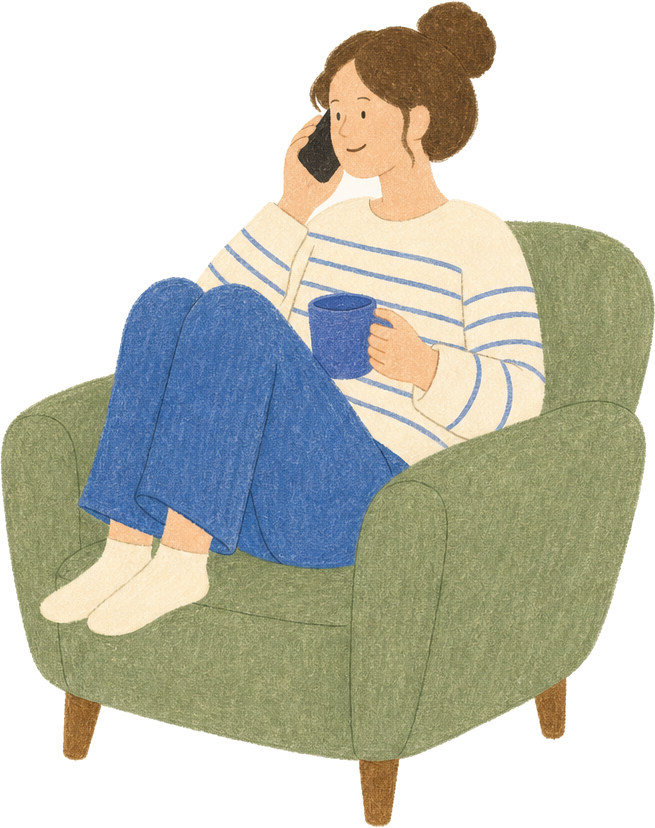
#> input picture marketing/content/2026-11-11-asc-first-three/ill/calm_a.png, 655 x 828 px, given in place of voice-meet.png, which was not available
$ python gen_02e.py ill/calm_a.png
#> lines starting #> are read from the running program, lines starting #| are printed output that depends on the picture
### marketing/content/2026-11-11-asc-first-three/gen_lang.py
# The G design (approved in Korean, 2026-11-14) for every other language.
#   python3 gen_lang.py <lang> [--android] [cap_dir]
# iOS:     raw captures from cap.sh (iPhone 17 Pro Max simulator, 1320 wide) → sets/ios/<lang>/01..10.png
# Android: raw emulator captures → sets/android/<lang>/01..10.png (no island, 1080x1920 Play frame)
# Copy is written per language in COPY below, not translated from the Korean.
import os, sys, shutil, subprocess
from PIL import Image
from copy_lang import COPY, LANGS_ROW, MEET
OUT = os.path.dirname(os.path.abspath(__file__))
SCR = "/private/tmp/claude-502/-Users-eunggyuelee-FutureVoice/28555fe9-7198-4899-99bf-1aa90e91e314/scratchpad/asc"
CHROME = "/Applications/Google Chrome.app/Contents/MacOS/Google Chrome"

lang = sys.argv[1]
android = "--android" in sys.argv
ipad = "--ipad" in sys.argv
args = [a for a in sys.argv[2:] if not a.startswith("--")]
CAP = args[0] if args else f"{SCR}/{'ipad' if ipad else 'cap'}/{lang}"
C = COPY[lang]
W, H = (2064, 2752) if ipad else (1320, 2347) if android else (1320, 2868)   # Play refuses taller than 2:1, so Android is 9:16
LIFT = 50 if android else 0           # Android: the headline sits a little higher
STAGE = 0.757                         # Android: everything under the headline, scaled about (660, 640)
FONTS = {"ja": "'Hiragino Sans','Hiragino Kaku Gothic ProN'", "zh-Hans": "'PingFang SC'",
         "zh-CN": "'PingFang SC'", "zh-Hant": "'PingFang TC'", "zh-TW": "'PingFang TC'",
         "ko": "'Apple SD Gothic Neo'"}
CJK = {'ko', 'ja', 'zh-Hans', 'zh-Hant', 'zh-CN', 'zh-TW'}
HTML_LANG = {"zh-CN": "zh-Hans", "zh-TW": "zh-Hant"}.get(lang, lang)
FONT = f"-apple-system,{FONTS.get(lang, 'system-ui')},'SF Pro Display',sans-serif"


def f(p): return f"file://{p}"


def src(n): return f(f"{CAP}/{n}.png")


def size(n):
#> called with n = 'voice-meet'
    return Image.open(f"{CAP}/{n}.png").size


CSS = f"""*{{margin:0;padding:0;box-sizing:border-box}}html,body{{width:{W}px;height:{H}px;overflow:hidden}}
body{{font-family:{FONT};position:relative;word-break:keep-all;line-break:strict;background:linear-gradient(#F1F1F3,#E4E4E8);color:#111}}
h1{{position:absolute;left:150px;right:150px;text-align:center;font-weight:{800 if lang in CJK else 700};line-height:1.18;letter-spacing:{'-0.04em' if lang in CJK else '-0.015em'};white-space:nowrap}}
h1 i{{font-style:normal;color:#A3A3A8}}
p{{position:absolute;left:150px;right:150px;text-align:center;font-size:54px;line-height:1.42;font-weight:500;letter-spacing:-0.02em;color:#6E6E73}}
.ph{{position:absolute;background:linear-gradient(120deg,#C9CBD0,#F4F4F6 40%,#B9BBC1);box-shadow:0 0 0 4px #A9ABB1 inset,0 50px 120px rgba(0,0,0,.14)}}
.ph .sc{{width:100%;height:100%;overflow:hidden;background:#fff;position:relative}}
.ph img{{width:100%;display:block}}
.crop{{position:absolute;overflow:hidden}} .crop img{{position:absolute;display:block}}
.card{{position:absolute;border-radius:64px;background:#F2F2F7;box-shadow:0 0 0 18px rgba(255,255,255,.6),0 30px 80px rgba(0,0,0,.08)}}
.face{{border-radius:50%;box-shadow:0 30px 80px rgba(0,0,0,.14)}}
.cut{{position:absolute;overflow:hidden;box-shadow:0 26px 70px rgba(0,0,0,.18)}}
.cut img{{position:absolute;display:block}}
.langrow{{position:absolute;left:0;right:0;top:580px;display:flex;justify-content:center;gap:14px}}
.lc{{padding:14px 26px;border-radius:999px;background:rgba(255,255,255,.7);color:#8E8E93;font-size:38px;font-weight:600;white-space:nowrap}}
.lc.on{{background:#0A5CF5;color:#fff}}
.script{{position:absolute;left:130px;width:1060px;top:640px;height:820px;overflow:hidden;font-family:-apple-system,'SF Pro Display',sans-serif;font-size:70px;line-height:1.5;font-weight:700;letter-spacing:.01em;word-spacing:.08em;color:#111;-webkit-mask-image:linear-gradient(#000 50%,rgba(0,0,0,.25) 85%,transparent 100%)}}
"""
# Headlines never wrap and never overflow: each shrinks until its widest line fits.
# One headline size for a whole set: every page measures all of its set's headlines
# (hidden copies) and uses the largest size at which the longest one still fits.
def heads():
    hs = [C[k] for k in ("s01", "s03", "s04", "s05", "s06", "s07", "s08", "s09", "s10") if k in C]
    hs.append(MEET[lang][0])
    if C.get("hand_title"): hs.append(C["hand_title"])
    return hs


def fit_script():
    probes = "".join(f'<h1 class="probe" style="visibility:hidden;top:0">{a}<br><i>{b}</i></h1>' for a, b in heads())
    return (probes + """<script>
const ps=[...document.querySelectorAll('h1.probe')];let s=BASE;
for(const p of ps){p.style.fontSize=s+'px';while(p.scrollWidth>p.clientWidth+1&&s>60){s-=2;p.style.fontSize=s+'px'}}
for(const h of document.querySelectorAll('h1:not(.probe)'))h.style.fontSize=s+'px';
for(const b of document.querySelectorAll('.rc b')){let z=46;while(b.scrollWidth>b.clientWidth+1&&z>28){z-=1;b.style.fontSize=z+'px'}}
</script>""").replace("BASE", "190" if ipad else "134")


def phone(img, x, y, w, extra=""):
    iw, ih = size(img)
#> iw = 655; ih = 828
    p = w * .026
    h = (w - 2 * p) * ih / iw + 2 * p
#> h = 1225.4
    r = w * (.15 if not android else .11)
    return (f'<div class="ph" style="left:{x}px;top:{y}px;width:{w}px;height:{h}px;padding:{p}px;border-radius:{r}px;{extra}">'
            f'<div class="sc" style="border-radius:{r - p}px"><img src="{src(img)}"></div></div>')


def title(t, top=200, size=140):
    a, b = t
    return f'<h1 style="top:{top - LIFT}px;font-size:{size}px">{a}<br><i>{b}</i></h1>'


def sub(t, top):
    return f'<p style="top:{top - LIFT}px">{t}</p>'


# [5 lines left out: function stage, not called in this run]


def full(img, t):
    return title(t) + stage(phone(img, 170, 700, 980))


# [49 lines left out: functions cut_px, card_px, grey_cards, face_crop, not called in this run]


def render(body, out):
    html = (f'<!doctype html><html lang="{HTML_LANG}"><meta charset="utf-8"><style>{CSS}</style>'
            f'<body>{body}{fit_script()}</body></html>')
    p = f"{OUT}/_t_{lang}.html"
    open(p, "w").write(html)
    subprocess.run([CHROME, "--headless=new", "--disable-gpu", "--hide-scrollbars", f"--user-data-dir={OUT}/prof",
                    "--allow-file-access-from-files", "--force-device-scale-factor=1", f"--window-size={W},{H}",
                    "--virtual-time-budget=2000", f"--screenshot={out}", f"file://{p}"], check=True, capture_output=True)
    os.remove(p)


# ── the ten
# [5 lines left out: function s01, not called in this run]


ILL = OUT + "/ill"
MEET_CSS = """<style>
.rc{position:absolute;width:560px;height:250px;border-radius:48px;background:#fff;box-shadow:0 24px 70px rgba(0,0,0,.13)}
.rc img{position:absolute;bottom:22px}
.rc .tx{position:absolute;top:44px;right:30px;width:310px}
.rc small{display:block;font-size:32px;font-weight:700;color:#8E8E93;margin-bottom:8px;white-space:nowrap}
.rc b{display:block;font-size:46px;font-weight:800;line-height:1.22;color:#111;letter-spacing:-0.02em;white-space:nowrap}
</style>"""


# [32 lines left out: functions meet_card, s02, s03, not called in this run]


SCRIPT = ("<div class='script'>Have you ever had the perfect sentence in your head, only to watch it fall apart "
          "the moment you said it? Speaking is a skill, not just knowledge. You can know the words and the grammar, "
          "but if your mouth has never actually built the sentence, it tends to fall apart.</div>")


# [38 lines left out: functions s04, s08, tablet, not called in this run]


IPAD_SHOTS = [("01", lambda: tablet("tabs", C["s01"])), ("02", lambda: tablet("voice-meet", MEET[lang][0]) + MEET_CSS
                     + meet_card(0, 40, 1150, 1.25) + meet_card(1, 1320, 1550, 1.25)
                     + meet_card(2, 40, 1950, 1.25) + meet_card(3, 1320, 2350, 1.25)),
              ("03", lambda: tablet("tutor", C["s03"], C["s03sub"])), ("04", lambda: tablet("speech", C["s04"])),
              ("05", lambda: tablet("fix", C["s05"])), ("06", lambda: tablet("coach", C["s06"])),
              ("07", lambda: tablet("shadow", C["s07"])), ("08", lambda: tablet("watchtab-sky", C["s08"])),
              ("09", lambda: tablet("talkdetail", C["s09"])), ("10", lambda: tablet("activity-week", C["s10"]))]

SHOTS = [("01", s01), ("02", s02), ("03", s03), ("04", s04),
         ("05", lambda: full("fix", C["s05"])), ("06", lambda: full("coach", C["s06"])),
         ("07", lambda: full("shadow", C["s07"])), ("08", s08),
         ("09", lambda: full("talkdetail", C["s09"])), ("10", lambda: full("activity-week", C["s10"]))]

# [22 lines that do not run on import are left out]

### marketing/content/2026-11-11-asc-first-three/gen_02e.py
# Shot 02 (founder 11-14): meet the fluent you, same-size phone, four reasons each with a drawing
# (gpt-image-2, the speech challenge pictures' style; sources in scratchpad/ill).
import sys
R="/private/tmp/claude-502/-Users-eunggyuelee-FutureVoice/28555fe9-7198-4899-99bf-1aa90e91e314/scratchpad/asc/raw3"
I="/private/tmp/claude-502/-Users-eunggyuelee-FutureVoice/28555fe9-7198-4899-99bf-1aa90e91e314/scratchpad/ill"
sys.argv=["x","ko",R]
import gen_lang as g
from PIL import Image
STYLE="""<style>html{background:#E4E4E8}
.rc{position:absolute;width:560px;height:250px;border-radius:48px;background:#fff;box-shadow:0 24px 70px rgba(0,0,0,.13)}
.rc img{position:absolute;bottom:22px}
.rc .tx{position:absolute;top:44px;right:34px;width:300px}
.rc small{display:block;font-size:32px;font-weight:700;color:#8E8E93;margin-bottom:8px}
.rc b{display:block;font-size:46px;font-weight:800;line-height:1.22;color:#111;letter-spacing:-0.02em}
</style>"""
def rc(pic,tag,text,x,y,h=330):
#> called with pic = 'shadow', tag = '쉐도잉', text = '내 목소리라<br>그대로 따라 해요', x = 30, y = 1180, h = 330
    w,hh=Image.open(f"{I}/{pic}_a.png").size; k=min(h/hh,180/w); iw,ih=w*k,hh*k
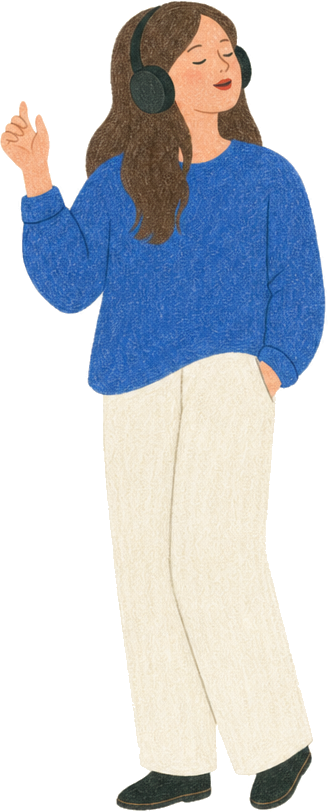
#> input picture marketing/content/2026-11-11-asc-first-three/ill/shadow_a.png, 328 x 812 px, found by its file name
#> after `w, hh = Image.open(f'{I}/{pic}_a.png').size`: w = 328; hh = 812
#> after `k = min(h / hh, 180 / w)`: k = 0.406
#> after `iw, ih = (w * k, hh * k)`: iw = 133.3; ih = 330
    return (f'<div class="rc" style="left:{x}px;top:{y}px"><img src="file://{I}/{pic}_a.png" style="left:{24+(180-iw)/2}px;height:{ih}px">'
            f'<div class="tx"><small>{tag}</small><b>{text}</b></div></div>')
body=(g.title(("유창해진 나를","만나요"))+STYLE+g.phone("voice-meet",170,700,980)
      +rc("shadow","쉐도잉","내 목소리라<br>그대로 따라 해요",30,1180)
      +rc("fix","교정","틀린 말은<br>바로 고쳐 줘요",730,1560)
      +rc("calm","안정감","상대가 나라서<br>창피하지 않아요",30,1990,300)
      +rc("goal","목표","되고 싶은 내가<br>눈앞에 있어요",730,2380))
#> call 2 of rc, with pic = 'fix', tag = '교정', text = '틀린 말은<br>바로 고쳐 줘요', x = 730, y = 1560, h = 330
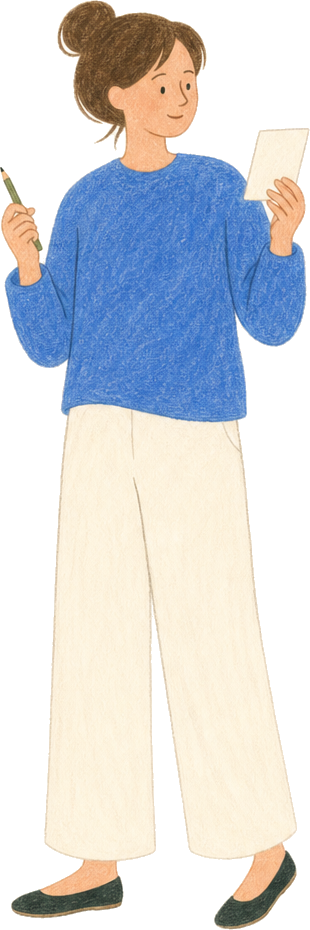
#> input picture marketing/content/2026-11-11-asc-first-three/ill/fix_a.png, 310 x 930 px, found by its file name
#> in rc (call 2), `w, hh = Image.open(f'{I}/{pic}_a.png').size`: w = 310; hh = 930
#> in rc (call 2), `k = min(h / hh, 180 / w)`: k = 0.355
#> in rc (call 2), `iw, ih = (w * k, hh * k)`: iw = 110
#> call 4 of rc, with pic = 'goal', tag = '목표', text = '되고 싶은 내가<br>눈앞에 있어요', x = 730, y = 2380, h = 330
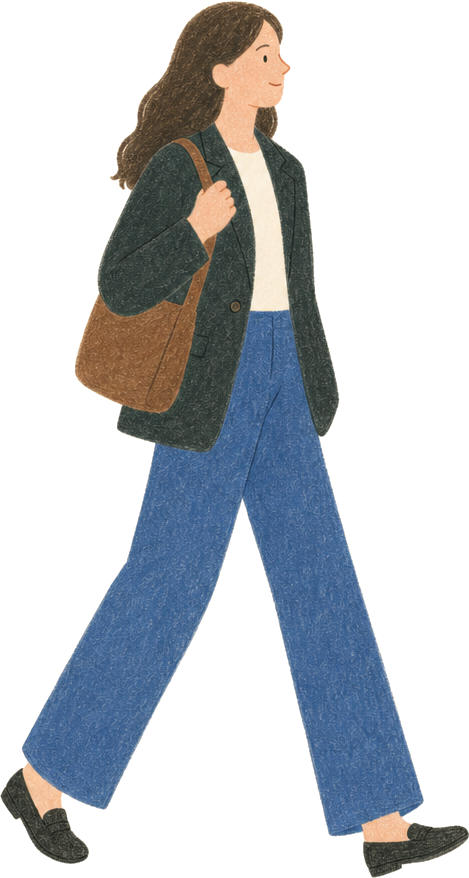
#> input picture marketing/content/2026-11-11-asc-first-three/ill/goal_a.png, 469 x 878 px, found by its file name
#> in rc (call 4), `w, hh = Image.open(f'{I}/{pic}_a.png').size`: w = 469; hh = 878
#> in rc (call 4), `k = min(h / hh, 180 / w)`: k = 0.376
#> in rc (call 4), `iw, ih = (w * k, hh * k)`: iw = 176.3; ih = 330
g.render(body,f"{g.OUT}/out/02G.png")
